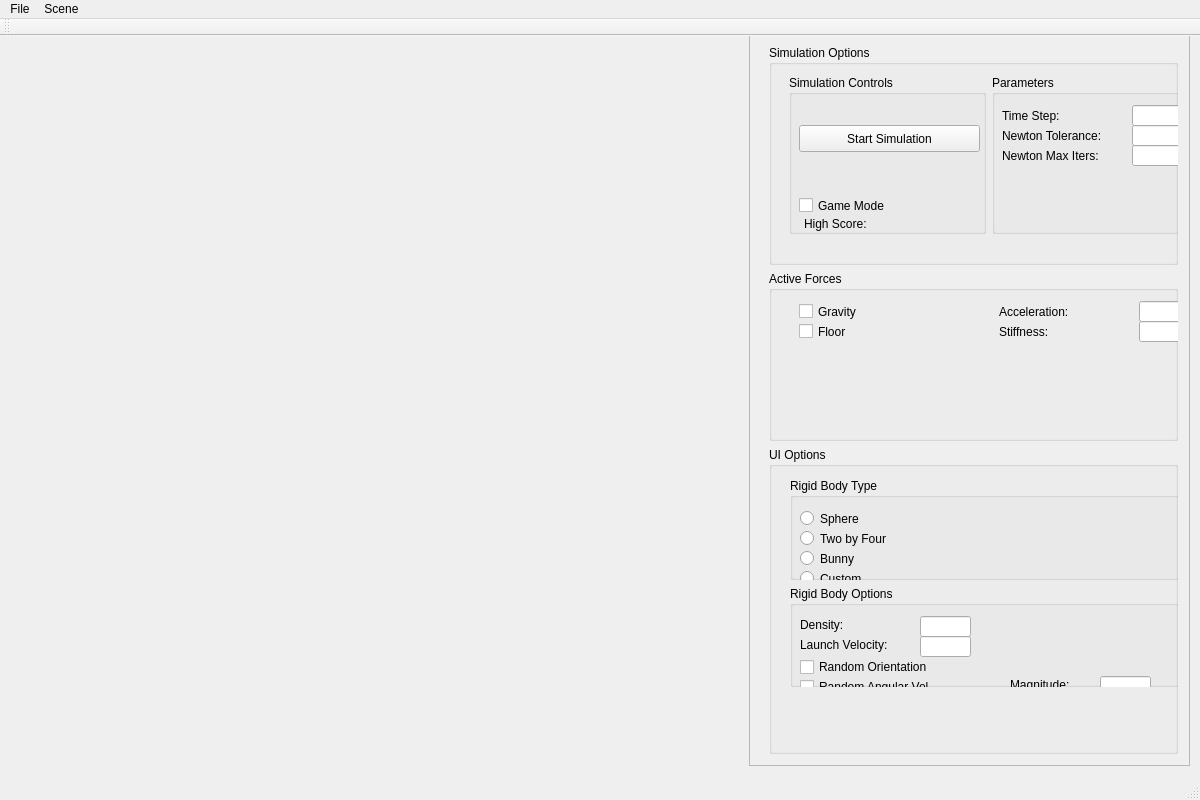
<?xml version="1.0" encoding="UTF-8"?>
<ui version="4.0">
 <class>MainWindow</class>
 <widget class="QMainWindow" name="MainWindow">
  <property name="geometry">
   <rect>
    <x>0</x>
    <y>0</y>
    <width>1200</width>
    <height>800</height>
   </rect>
  </property>
  <property name="windowTitle">
   <string>Furious Birds</string>
  </property>
  <widget class="QWidget" name="centralWidget">
   <widget class="GLPanel" name="GLWidget" native="true">
    <property name="geometry">
     <rect>
      <x>10</x>
      <y>0</y>
      <width>731</width>
      <height>731</height>
     </rect>
    </property>
    <property name="sizePolicy">
     <sizepolicy hsizetype="Fixed" vsizetype="Fixed">
      <horstretch>0</horstretch>
      <verstretch>0</verstretch>
     </sizepolicy>
    </property>
    <property name="focusPolicy">
     <enum>Qt::StrongFocus</enum>
    </property>
   </widget>
   <widget class="QFrame" name="parameterFrame">
    <property name="geometry">
     <rect>
      <x>749</x>
      <y>-1</y>
      <width>441</width>
      <height>731</height>
     </rect>
    </property>
    <property name="frameShape">
     <enum>QFrame::StyledPanel</enum>
    </property>
    <property name="frameShadow">
     <enum>QFrame::Raised</enum>
    </property>
    <widget class="QWidget" name="verticalLayoutWidget">
     <property name="geometry">
      <rect>
       <x>9</x>
       <y>-1</y>
       <width>431</width>
       <height>731</height>
      </rect>
     </property>
     <layout class="QVBoxLayout" name="verticalLayout">
      <item>
       <widget class="QGroupBox" name="simOptionsBox">
        <property name="maximumSize">
         <size>
          <width>16777215</width>
          <height>220</height>
         </size>
        </property>
        <property name="title">
         <string>Simulation Options</string>
        </property>
        <widget class="QWidget" name="horizontalLayoutWidget">
         <property name="geometry">
          <rect>
           <x>9</x>
           <y>19</y>
           <width>421</width>
           <height>181</height>
          </rect>
         </property>
         <layout class="QHBoxLayout" name="horizontalLayout">
          <item>
           <widget class="QGroupBox" name="SimulationBox">
            <property name="title">
             <string>Simulation Controls</string>
            </property>
            <widget class="QPushButton" name="startSimulationButton">
             <property name="geometry">
              <rect>
               <x>10</x>
               <y>50</y>
               <width>181</width>
               <height>27</height>
              </rect>
             </property>
             <property name="text">
              <string>Start Simulation</string>
             </property>
            </widget>
            <widget class="QCheckBox" name="gameModeCheckBox">
             <property name="geometry">
              <rect>
               <x>10</x>
               <y>120</y>
               <width>131</width>
               <height>21</height>
              </rect>
             </property>
             <property name="text">
              <string>Game Mode</string>
             </property>
            </widget>
            <widget class="QLabel" name="scoreLabel">
             <property name="geometry">
              <rect>
               <x>15</x>
               <y>140</y>
               <width>390</width>
               <height>17</height>
              </rect>
             </property>
             <property name="text">
              <string>High Score:</string>
             </property>
            </widget>
           </widget>
          </item>
          <item>
           <widget class="QGroupBox" name="SimParametersBox">
            <property name="title">
             <string>Parameters</string>
            </property>
            <widget class="QLabel" name="timeStepLabel">
             <property name="geometry">
              <rect>
               <x>10</x>
               <y>30</y>
               <width>81</width>
               <height>21</height>
              </rect>
             </property>
             <property name="text">
              <string>Time Step:</string>
             </property>
            </widget>
            <widget class="QLabel" name="newtonTolLabel">
             <property name="geometry">
              <rect>
               <x>10</x>
               <y>50</y>
               <width>131</width>
               <height>21</height>
              </rect>
             </property>
             <property name="text">
              <string>Newton Tolerance:</string>
             </property>
            </widget>
            <widget class="QLabel" name="newtonMaxItersLabel">
             <property name="geometry">
              <rect>
               <x>10</x>
               <y>70</y>
               <width>131</width>
               <height>21</height>
              </rect>
             </property>
             <property name="text">
              <string>Newton Max Iters:</string>
             </property>
            </widget>
            <widget class="QLineEdit" name="timeStepEdit">
             <property name="geometry">
              <rect>
               <x>140</x>
               <y>30</y>
               <width>61</width>
               <height>21</height>
              </rect>
             </property>
            </widget>
            <widget class="QLineEdit" name="newtonTolEdit">
             <property name="geometry">
              <rect>
               <x>140</x>
               <y>50</y>
               <width>61</width>
               <height>21</height>
              </rect>
             </property>
            </widget>
            <widget class="QLineEdit" name="newtonMaxItersEdit">
             <property name="geometry">
              <rect>
               <x>140</x>
               <y>70</y>
               <width>61</width>
               <height>21</height>
              </rect>
             </property>
            </widget>
           </widget>
          </item>
         </layout>
        </widget>
       </widget>
      </item>
      <item>
       <widget class="QGroupBox" name="activeForcesBox">
        <property name="maximumSize">
         <size>
          <width>16777215</width>
          <height>170</height>
         </size>
        </property>
        <property name="title">
         <string>Active Forces</string>
        </property>
        <widget class="QCheckBox" name="gravityCheckBox">
         <property name="geometry">
          <rect>
           <x>30</x>
           <y>30</y>
           <width>97</width>
           <height>21</height>
          </rect>
         </property>
         <property name="text">
          <string>Gravity</string>
         </property>
        </widget>
        <widget class="QCheckBox" name="floorCheckBox">
         <property name="geometry">
          <rect>
           <x>30</x>
           <y>50</y>
           <width>97</width>
           <height>21</height>
          </rect>
         </property>
         <property name="text">
          <string>Floor</string>
         </property>
        </widget>
        <widget class="QLabel" name="gravityGLabel">
         <property name="geometry">
          <rect>
           <x>230</x>
           <y>30</y>
           <width>121</width>
           <height>21</height>
          </rect>
         </property>
         <property name="text">
          <string>Acceleration:</string>
         </property>
        </widget>
        <widget class="QLineEdit" name="gravityGEdit">
         <property name="geometry">
          <rect>
           <x>370</x>
           <y>30</y>
           <width>51</width>
           <height>21</height>
          </rect>
         </property>
        </widget>
        <widget class="QLabel" name="floorStiffness">
         <property name="geometry">
          <rect>
           <x>230</x>
           <y>50</y>
           <width>121</width>
           <height>21</height>
          </rect>
         </property>
         <property name="text">
          <string>Stiffness:</string>
         </property>
        </widget>
        <widget class="QLineEdit" name="floorStiffnessEdit">
         <property name="geometry">
          <rect>
           <x>370</x>
           <y>50</y>
           <width>51</width>
           <height>21</height>
          </rect>
         </property>
        </widget>
       </widget>
      </item>
      <item>
       <widget class="QGroupBox" name="uiOptionsBox">
        <property name="title">
         <string>UI Options</string>
        </property>
        <widget class="QWidget" name="horizontalLayoutWidget_2">
         <property name="geometry">
          <rect>
           <x>10</x>
           <y>20</y>
           <width>421</width>
           <height>231</height>
          </rect>
         </property>
         <layout class="QHBoxLayout" name="horizontalLayout_2">
          <item>
           <layout class="QVBoxLayout" name="verticalLayout_2">
            <item>
             <widget class="QGroupBox" name="rigidBodyTypeBox">
              <property name="maximumSize">
               <size>
                <width>16777215</width>
                <height>130</height>
               </size>
              </property>
              <property name="title">
               <string>Rigid Body Type</string>
              </property>
              <widget class="QRadioButton" name="sphereButton">
               <property name="geometry">
                <rect>
                 <x>10</x>
                 <y>30</y>
                 <width>117</width>
                 <height>21</height>
                </rect>
               </property>
               <property name="text">
                <string>Sphere</string>
               </property>
              </widget>
              <widget class="QRadioButton" name="twoByFourButton">
               <property name="geometry">
                <rect>
                 <x>10</x>
                 <y>50</y>
                 <width>117</width>
                 <height>21</height>
                </rect>
               </property>
               <property name="text">
                <string>Two by Four</string>
               </property>
              </widget>
              <widget class="QRadioButton" name="bunnyButton">
               <property name="geometry">
                <rect>
                 <x>10</x>
                 <y>70</y>
                 <width>117</width>
                 <height>21</height>
                </rect>
               </property>
               <property name="text">
                <string>Bunny</string>
               </property>
              </widget>
              <widget class="QRadioButton" name="customButton">
               <property name="geometry">
                <rect>
                 <x>10</x>
                 <y>90</y>
                 <width>117</width>
                 <height>21</height>
                </rect>
               </property>
               <property name="text">
                <string>Custom</string>
               </property>
              </widget>
             </widget>
            </item>
            <item>
             <widget class="QGroupBox" name="launchOptionsBox">
              <property name="minimumSize">
               <size>
                <width>0</width>
                <height>0</height>
               </size>
              </property>
              <property name="baseSize">
               <size>
                <width>0</width>
                <height>0</height>
               </size>
              </property>
              <property name="title">
               <string>Rigid Body Options</string>
              </property>
              <widget class="QLabel" name="launchVelLabel">
               <property name="geometry">
                <rect>
                 <x>10</x>
                 <y>50</y>
                 <width>111</width>
                 <height>17</height>
                </rect>
               </property>
               <property name="text">
                <string>Launch Velocity:</string>
               </property>
              </widget>
              <widget class="QLineEdit" name="launchVelEdit">
               <property name="geometry">
                <rect>
                 <x>130</x>
                 <y>50</y>
                 <width>51</width>
                 <height>21</height>
                </rect>
               </property>
              </widget>
              <widget class="QCheckBox" name="randomOrienatationCheckBox">
               <property name="geometry">
                <rect>
                 <x>10</x>
                 <y>70</y>
                 <width>181</width>
                 <height>22</height>
                </rect>
               </property>
               <property name="text">
                <string>Random Orientation</string>
               </property>
              </widget>
              <widget class="QCheckBox" name="randomAngularVelCheckBox">
               <property name="geometry">
                <rect>
                 <x>10</x>
                 <y>90</y>
                 <width>171</width>
                 <height>22</height>
                </rect>
               </property>
               <property name="text">
                <string>Random Angular Vel</string>
               </property>
              </widget>
              <widget class="QLabel" name="densityLabel">
               <property name="geometry">
                <rect>
                 <x>10</x>
                 <y>30</y>
                 <width>111</width>
                 <height>17</height>
                </rect>
               </property>
               <property name="text">
                <string>Density:</string>
               </property>
              </widget>
              <widget class="QLineEdit" name="densityEdit">
               <property name="geometry">
                <rect>
                 <x>130</x>
                 <y>30</y>
                 <width>51</width>
                 <height>21</height>
                </rect>
               </property>
              </widget>
              <widget class="QLabel" name="randomVelMagLabel">
               <property name="geometry">
                <rect>
                 <x>220</x>
                 <y>90</y>
                 <width>111</width>
                 <height>17</height>
                </rect>
               </property>
               <property name="text">
                <string>Magnitude:</string>
               </property>
              </widget>
              <widget class="QLineEdit" name="randomVelMagEdit">
               <property name="geometry">
                <rect>
                 <x>310</x>
                 <y>90</y>
                 <width>51</width>
                 <height>21</height>
                </rect>
               </property>
              </widget>
             </widget>
            </item>
           </layout>
          </item>
         </layout>
        </widget>
       </widget>
      </item>
     </layout>
    </widget>
   </widget>
  </widget>
  <widget class="QMenuBar" name="menuBar">
   <property name="geometry">
    <rect>
     <x>0</x>
     <y>0</y>
     <width>1200</width>
     <height>25</height>
    </rect>
   </property>
   <widget class="QMenu" name="menuFile">
    <property name="title">
     <string>File</string>
    </property>
    <addaction name="actionExit"/>
   </widget>
   <widget class="QMenu" name="menuScene">
    <property name="title">
     <string>Scene</string>
    </property>
    <addaction name="actionReset"/>
    <addaction name="actionReset_Everything"/>
   </widget>
   <addaction name="menuFile"/>
   <addaction name="menuScene"/>
  </widget>
  <widget class="QToolBar" name="mainToolBar">
   <attribute name="toolBarArea">
    <enum>TopToolBarArea</enum>
   </attribute>
   <attribute name="toolBarBreak">
    <bool>false</bool>
   </attribute>
  </widget>
  <widget class="QStatusBar" name="statusBar"/>
  <action name="actionExit">
   <property name="text">
    <string>Exit</string>
   </property>
  </action>
  <action name="actionReset">
   <property name="text">
    <string>Clear Scene</string>
   </property>
  </action>
  <action name="actionReset_Everything">
   <property name="text">
    <string>Reset Everything</string>
   </property>
  </action>
 </widget>
 <layoutdefault spacing="6" margin="11"/>
 <customwidgets>
  <customwidget>
   <class>GLPanel</class>
   <extends>QWidget</extends>
   <header>glpanel.h</header>
   <container>1</container>
  </customwidget>
 </customwidgets>
 <resources/>
 <connections/>
</ui>
